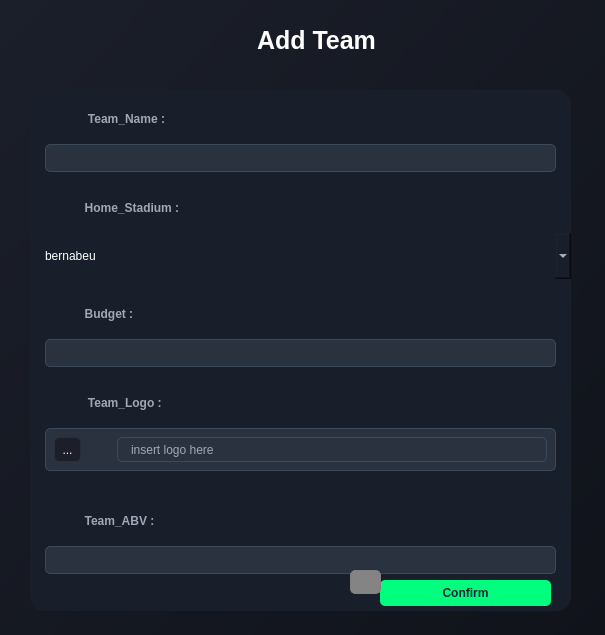
<?xml version="1.0" encoding="UTF-8"?>
<ui version="4.0">
 <class>FormAdd</class>
 <widget class="QWidget" name="FormAdd">
  <property name="geometry">
   <rect>
    <x>0</x>
    <y>0</y>
    <width>605</width>
    <height>635</height>
   </rect>
  </property>
  <property name="windowTitle">
   <string>Form</string>
  </property>
  <property name="styleSheet">
   <string notr="true">background: qlineargradient(x1:0, y1:0, x2:1, y2:1, stop:0 #1b1f2a, stop:1 #10131a);</string>
  </property>
  <widget class="QWidget" name="widget" native="true">
   <property name="geometry">
    <rect>
     <x>30</x>
     <y>90</y>
     <width>541</width>
     <height>521</height>
    </rect>
   </property>
   <property name="styleSheet">
    <string notr="true">background-color: rgb(25, 31, 42);
    color: #FFFFFF;
    font-family: 'Segoe UI', Arial, sans-serif;
    font-size: 12px;
    border-radius: 15px;
    padding: 15px;
    spacing: 2px;
</string>
   </property>
   <layout class="QGridLayout" name="gridLayout_3">
    <item row="0" column="0">
     <widget class="QLabel" name="label_7">
      <property name="styleSheet">
       <string notr="true">color: #A0A8B7;
font-weight: bold;
padding-bottom: 5px;background-color:transparent;</string>
      </property>
      <property name="text">
       <string>            Team_Name :</string>
      </property>
     </widget>
    </item>
    <item row="5" column="0">
     <widget class="QLineEdit" name="l2">
      <property name="styleSheet">
       <string notr="true">background-color: #2A3240; /* Darker blue-gray for input fields */
    border: 1px solid #3A4A5A; /* Subtle blue-gray border */
    border-radius: 5px;
    padding: 5px;
    color: #E0E6ED; /* Light gray text for readability */
    margin-left: 15px;
    margin-right: 15px;</string>
      </property>
     </widget>
    </item>
    <item row="2" column="0">
     <widget class="QLabel" name="label_8">
      <property name="styleSheet">
       <string notr="true">color: #A0A8B7;
font-weight: bold;
padding-bottom: 5px;background-color:transparent;</string>
      </property>
      <property name="text">
       <string>           Home_Stadium :</string>
      </property>
     </widget>
    </item>
    <item row="9" column="0">
     <widget class="QLineEdit" name="l2_2">
      <property name="styleSheet">
       <string notr="true">background-color: #2A3240; /* Darker blue-gray for input fields */
    border: 1px solid #3A4A5A; /* Subtle blue-gray border */
    border-radius: 5px;
    padding: 5px;
    color: #E0E6ED; /* Light gray text for readability */
    margin-left: 15px;
    margin-right: 15px;</string>
      </property>
     </widget>
    </item>
    <item row="8" column="0">
     <widget class="QLabel" name="label_11">
      <property name="styleSheet">
       <string notr="true">color: #A0A8B7;
font-weight: bold;
padding-bottom: 5px;background-color:transparent;</string>
      </property>
      <property name="text">
       <string>           Team_ABV :</string>
      </property>
     </widget>
    </item>
    <item row="10" column="0">
     <widget class="QPushButton" name="button1">
      <property name="styleSheet">
       <string notr="true">background-color: #00FF7F; /* Green to match the accent */
    color: #1A2633; /* Dark blue text for contrast */
    font-size: 12px;
    font-weight: bold;
    border-radius: 5px;
    padding: 6px 12px;
    margin-left: 350px;
    margin-right: 20px;
    margin-bottom: 5px;</string>
      </property>
      <property name="text">
       <string>Confirm</string>
      </property>
     </widget>
    </item>
    <item row="1" column="0">
     <widget class="QLineEdit" name="l1">
      <property name="styleSheet">
       <string notr="true">background-color: #2A3240; /* Darker blue-gray for input fields */
    border: 1px solid #3A4A5A; /* Subtle blue-gray border */
    border-radius: 5px;
    padding: 5px;
    color: #E0E6ED; /* Light gray text for readability */
    margin-left: 15px;
    margin-right: 15px;
</string>
      </property>
      <property name="text">
       <string/>
      </property>
     </widget>
    </item>
    <item row="3" column="0">
     <widget class="QComboBox" name="cb">
      <property name="styleSheet">
       <string notr="true">background-color: #2A3240;
  border: 1px solid #3A4A5A;
    border-radius: 5px;
    padding: 5px;
    color: #E0E6ED;
    margin-left: 15px;
    margin-right: 15px;

Qcb::drop-down {
    border-left: 1px solid #3A4A5A;
    width: 20px;
}
Qcb:focus {
    border: 1px solid #00FF7F;
    background-color: #323A48;
}</string>
      </property>
      <item>
       <property name="text">
        <string extracomment="eu">bernabeu</string>
       </property>
      </item>
      <item>
       <property name="text">
        <string extracomment="eu">Santiago Bernabéu</string>
       </property>
      </item>
      <item>
       <property name="text">
        <string extracomment="eu">Camp Nou</string>
       </property>
      </item>
      <item>
       <property name="text">
        <string extracomment="eu">Old Trafford</string>
       </property>
      </item>
      <item>
       <property name="text">
        <string extracomment="eu">Wembley Stadium</string>
       </property>
      </item>
     </widget>
    </item>
    <item row="6" column="0">
     <widget class="QLabel" name="label_10">
      <property name="styleSheet">
       <string notr="true">color: #A0A8B7;
font-weight: bold;
padding-bottom: 5px;background-color:transparent;</string>
      </property>
      <property name="text">
       <string>            Team_Logo :</string>
      </property>
     </widget>
    </item>
    <item row="7" column="0">
     <widget class="QWidget" name="widget_2" native="true">
      <property name="styleSheet">
       <string notr="true">background-color: #2A3240;
    border: 1px solid #3A4A5A;
    border-radius: 5px;
    padding: 3px;
    color: #E0E6ED;
    margin-left: 15px;
    margin-right: 15px;
    margin-bottom: 15px;</string>
      </property>
      <layout class="QHBoxLayout" name="horizontalLayout">
       <item>
        <widget class="QToolButton" name="toolButton">
         <property name="styleSheet">
          <string notr="true">background-color: #1C1F2A;
border: 1px solid #2A2D3A;
border-radius: 5px;
padding: 3px;
color: white;
margin-left: 15px;
margin-right:15px;
margin-bottom:15px;</string>
         </property>
         <property name="text">
          <string>...</string>
         </property>
        </widget>
       </item>
       <item>
        <widget class="QLabel" name="label_2">
         <property name="styleSheet">
          <string notr="true">color: #A0A8B7;
padding-left: 10px;
background-color: transparent;</string>
         </property>
         <property name="text">
          <string>insert logo here</string>
         </property>
        </widget>
       </item>
      </layout>
     </widget>
    </item>
    <item row="4" column="0">
     <widget class="QLabel" name="label_9">
      <property name="styleSheet">
       <string notr="true">color: #A0A8B7;
font-weight: bold;
padding-bottom: 5px;background-color:transparent;</string>
      </property>
      <property name="text">
       <string>           Budget :</string>
      </property>
     </widget>
    </item>
   </layout>
  </widget>
  <widget class="QLabel" name="label_28">
   <property name="geometry">
    <rect>
     <x>60</x>
     <y>120</y>
     <width>17</width>
     <height>17</height>
    </rect>
   </property>
   <property name="styleSheet">
    <string notr="true">color: #B0C0D0;background-color:transparent;</string>
   </property>
   <property name="text">
    <string/>
   </property>
   <property name="pixmap">
    <pixmap resource="images.qrc">:/img/Userr.png</pixmap>
   </property>
   <property name="scaledContents">
    <bool>true</bool>
   </property>
  </widget>
  <widget class="QLabel" name="label_27">
   <property name="geometry">
    <rect>
     <x>60</x>
     <y>300</y>
     <width>12</width>
     <height>18</height>
    </rect>
   </property>
   <property name="styleSheet">
    <string notr="true">background-color:transparent;</string>
   </property>
   <property name="text">
    <string/>
   </property>
   <property name="pixmap">
    <pixmap resource="images.qrc">:/img/money.png</pixmap>
   </property>
   <property name="scaledContents">
    <bool>true</bool>
   </property>
  </widget>
  <widget class="QLabel" name="label_19">
   <property name="geometry">
    <rect>
     <x>60</x>
     <y>210</y>
     <width>17</width>
     <height>17</height>
    </rect>
   </property>
   <property name="styleSheet">
    <string notr="true">background-color:transparent;</string>
   </property>
   <property name="text">
    <string/>
   </property>
   <property name="pixmap">
    <pixmap resource="images.qrc">:/img/terrain.png</pixmap>
   </property>
   <property name="scaledContents">
    <bool>true</bool>
   </property>
  </widget>
  <widget class="QLabel" name="label_29">
   <property name="geometry">
    <rect>
     <x>60</x>
     <y>380</y>
     <width>21</width>
     <height>21</height>
    </rect>
   </property>
   <property name="styleSheet">
    <string notr="true">background-color:transparent;</string>
   </property>
   <property name="text">
    <string/>
   </property>
   <property name="pixmap">
    <pixmap resource="images.qrc">:/img/logo.png</pixmap>
   </property>
   <property name="scaledContents">
    <bool>true</bool>
   </property>
  </widget>
  <widget class="QLabel" name="label_30">
   <property name="geometry">
    <rect>
     <x>60</x>
     <y>500</y>
     <width>18</width>
     <height>16</height>
    </rect>
   </property>
   <property name="styleSheet">
    <string notr="true">background-color:transparent;</string>
   </property>
   <property name="text">
    <string/>
   </property>
   <property name="pixmap">
    <pixmap resource="images.qrc">:/img/abv.png</pixmap>
   </property>
   <property name="scaledContents">
    <bool>true</bool>
   </property>
  </widget>
  <widget class="QPushButton" name="resetButton">
   <property name="geometry">
    <rect>
     <x>350</x>
     <y>570</y>
     <width>31</width>
     <height>24</height>
    </rect>
   </property>
   <property name="styleSheet">
    <string notr="true">background-color: rgb(132, 132, 132);
       color: white;            
        font-family: Arial;      
        font-size: 12px;        
       font-weight: bold;      
        border: 1px solid grey ;
        border-radius: 5px;      
        padding: 5px 10px;        
    
</string>
   </property>
   <property name="text">
    <string/>
   </property>
   <property name="icon">
    <iconset resource="images.qrc">
     <normaloff>:/img/reset.png</normaloff>:/img/reset.png</iconset>
   </property>
  </widget>
  <widget class="QLabel" name="label_4">
   <property name="geometry">
    <rect>
     <x>240</x>
     <y>20</y>
     <width>151</width>
     <height>41</height>
    </rect>
   </property>
   <property name="font">
    <font>
     <pointsize>-1</pointsize>
     <bold>true</bold>
    </font>
   </property>
   <property name="styleSheet">
    <string notr="true">/* Style for the Adjust Team title label */
QLabel#label_4 {
    background-color: transparent; /* Dark background matching the app */
    color: #FFFFFF; /* White text for contrast */
    font-size: 25px; /* Larger font for title emphasis */
    font-weight: bold; /* Bold for a strong title appearance */


    padding: 5px 10px; /* Padding for a balanced look */
}</string>
   </property>
   <property name="text">
    <string>Add Team</string>
   </property>
  </widget>
 </widget>
 <resources>
  <include location="images.qrc"/>
 </resources>
 <connections/>
</ui>
